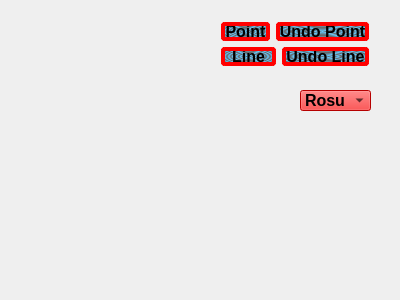
<?xml version="1.0" encoding="UTF-8"?>
<ui version="4.0">
 <class>Widget</class>
 <widget class="QWidget" name="Widget">
  <property name="geometry">
   <rect>
    <x>0</x>
    <y>0</y>
    <width>400</width>
    <height>300</height>
   </rect>
  </property>
  <property name="cursor">
   <cursorShape>OpenHandCursor</cursorShape>
  </property>
  <property name="windowTitle">
   <string>Widget</string>
  </property>
  <widget class="QComboBox" name="comboBox">
   <property name="geometry">
    <rect>
     <x>300</x>
     <y>90</y>
     <width>71</width>
     <height>21</height>
    </rect>
   </property>
   <property name="font">
    <font>
     <pointsize>12</pointsize>
     <weight>75</weight>
     <bold>true</bold>
    </font>
   </property>
   <property name="styleSheet">
    <string notr="true">background-color:red;</string>
   </property>
   <item>
    <property name="text">
     <string>Rosu</string>
    </property>
   </item>
   <item>
    <property name="text">
     <string>Albastru</string>
    </property>
   </item>
   <item>
    <property name="text">
     <string>Verde</string>
    </property>
   </item>
  </widget>
  <widget class="QWidget" name="layoutWidget">
   <property name="geometry">
    <rect>
     <x>221</x>
     <y>11</y>
     <width>159</width>
     <height>66</height>
    </rect>
   </property>
   <layout class="QVBoxLayout" name="verticalLayout">
    <property name="leftMargin">
     <number>0</number>
    </property>
    <item>
     <layout class="QHBoxLayout" name="horizontalLayout_2">
      <item>
       <widget class="QPushButton" name="PointButton">
        <property name="sizePolicy">
         <sizepolicy hsizetype="Preferred" vsizetype="Fixed">
          <horstretch>0</horstretch>
          <verstretch>0</verstretch>
         </sizepolicy>
        </property>
        <property name="font">
         <font>
          <pointsize>12</pointsize>
          <weight>75</weight>
          <bold>true</bold>
          <strikeout>false</strikeout>
         </font>
        </property>
        <property name="cursor">
         <cursorShape>PointingHandCursor</cursorShape>
        </property>
        <property name="styleSheet">
         <string notr="true">border: 4px solid;
border-radius: 4px;
border-color: red;
background-color:qradialgradient(spread:repeat, cx:0.5, cy:0.5, radius:0.077, fx:0.5, fy:0.5, stop:0 rgba(0, 169, 255, 147), stop:0.497326 rgba(0, 0, 0, 147), stop:1 rgba(0, 169, 255, 147));</string>
        </property>
        <property name="text">
         <string>Point</string>
        </property>
       </widget>
      </item>
      <item>
       <widget class="QPushButton" name="UPointButton">
        <property name="sizePolicy">
         <sizepolicy hsizetype="Preferred" vsizetype="Fixed">
          <horstretch>0</horstretch>
          <verstretch>0</verstretch>
         </sizepolicy>
        </property>
        <property name="font">
         <font>
          <pointsize>12</pointsize>
          <weight>75</weight>
          <bold>true</bold>
         </font>
        </property>
        <property name="cursor">
         <cursorShape>PointingHandCursor</cursorShape>
        </property>
        <property name="styleSheet">
         <string notr="true">border: 4px solid;
border-radius: 4px;
border-color: red;
background-color:qradialgradient(spread:repeat, cx:0.5, cy:0.5, radius:0.077, fx:0.5, fy:0.5, stop:0 rgba(0, 169, 255, 147), stop:0.497326 rgba(0, 0, 0, 147), stop:1 rgba(0, 169, 255, 147));</string>
        </property>
        <property name="text">
         <string>Undo Point</string>
        </property>
       </widget>
      </item>
     </layout>
    </item>
    <item>
     <layout class="QHBoxLayout" name="horizontalLayout">
      <item>
       <widget class="QPushButton" name="LineButton">
        <property name="font">
         <font>
          <pointsize>12</pointsize>
          <weight>75</weight>
          <bold>true</bold>
         </font>
        </property>
        <property name="cursor">
         <cursorShape>PointingHandCursor</cursorShape>
        </property>
        <property name="styleSheet">
         <string notr="true">border: 4px solid;
border-radius: 4px;
border-color: red;
background-color:qradialgradient(spread:repeat, cx:0.5, cy:0.5, radius:0.077, fx:0.5, fy:0.5, stop:0 rgba(0, 169, 255, 147), stop:0.497326 rgba(0, 0, 0, 147), stop:1 rgba(0, 169, 255, 147));</string>
        </property>
        <property name="text">
         <string>Line</string>
        </property>
       </widget>
      </item>
      <item>
       <widget class="QPushButton" name="ULineButton">
        <property name="font">
         <font>
          <pointsize>12</pointsize>
          <weight>75</weight>
          <bold>true</bold>
         </font>
        </property>
        <property name="cursor">
         <cursorShape>PointingHandCursor</cursorShape>
        </property>
        <property name="styleSheet">
         <string notr="true">border: 4px solid;
border-radius: 4px;
border-color: red;
background-color:qradialgradient(spread:repeat, cx:0.5, cy:0.5, radius:0.077, fx:0.5, fy:0.5, stop:0 rgba(0, 169, 255, 147), stop:0.497326 rgba(0, 0, 0, 147), stop:1 rgba(0, 169, 255, 147));</string>
        </property>
        <property name="text">
         <string>Undo Line</string>
        </property>
       </widget>
      </item>
     </layout>
    </item>
   </layout>
  </widget>
 </widget>
 <layoutdefault spacing="6" margin="11"/>
 <resources/>
 <connections/>
</ui>
